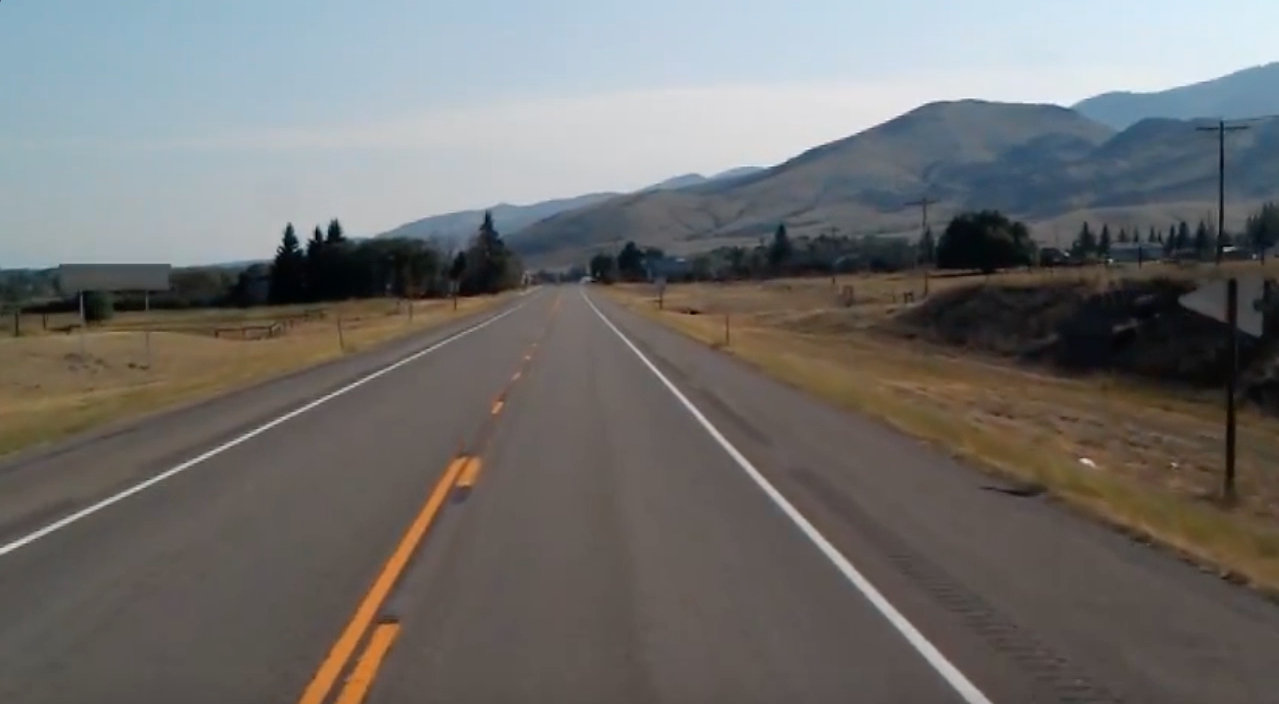
#> input picture Lanes/lane_1.jpg, 1279 x 704 px
$ jupyter execute RoadLaneDetection.ipynb
#> lines starting #> are read from the running program, lines starting #| are printed output that depends on the picture; after the words box and inside, x2 and y2 are one past the last pixel; in counts of white or black regions, pixels touching at a corner belong together
# Part II: Road Lane Detection Using Hough Transform

[cell 1]
import cv2
import matplotlib.pyplot as plt
import numpy as np

[cell 2]
def find_edges(img,th1,th2):
    grayscale = cv2.cvtColor(img,cv2.COLOR_RGB2GRAY)
    denoised = cv2.medianBlur(grayscale,5)
    canny = cv2.Canny(denoised,th1,th2)
    return canny

[cell 3]
def roi(img,bl=1,tl=0.5,br=(0.9,1),tr=(0.6,0.45)):
    height,width = img.shape[:2]
    roi_bottom_left = (0, height*bl)
    roi_top_left = (0, height * tl)
    roi_top_right = (width * tr[0], height * tr[1])
    roi_bottom_right = (width * br[0], height*br[1])

    vertices = np.array([[roi_bottom_left, roi_top_left, roi_top_right, roi_bottom_right]], dtype=np.int32)
    mask = np.zeros_like(img)
    cv2.fillPoly(mask, vertices, (255, 255, 255))
    roi_img = cv2.bitwise_and(img, mask)

    return roi_img,vertices

[cell 4]
def display(img_path,bl=1,tl=0.5,br=(0.9,1),tr=(0.6,0.45)):
    img = cv2.cvtColor(cv2.imread(img_path),cv2.COLOR_BGR2RGB)

    plt.figure(figsize=(25,10))
    plt.subplot(1,3,1)
    plt.imshow(img)
    plt.title('Original Image')

    canny = find_edges(img,100,170)
    plt.subplot(1,3,2)
    plt.imshow(canny, cmap='gray')
    plt.title('Canny Edge Detection')

    roi_img,poly = roi(canny,bl,tl,br,tr)
    plt.subplot(1,3,3)
    plt.imshow(roi_img, cmap='gray')
    plt.title('Region of Interest')
    plt.show()
    return img,roi_img,poly

[cell 5]
img1,roi_img1,poly1 = display('Lanes/lane_1.jpg')
#> in find_edges, `canny = cv2.Canny(denoised,th1,th2)`:
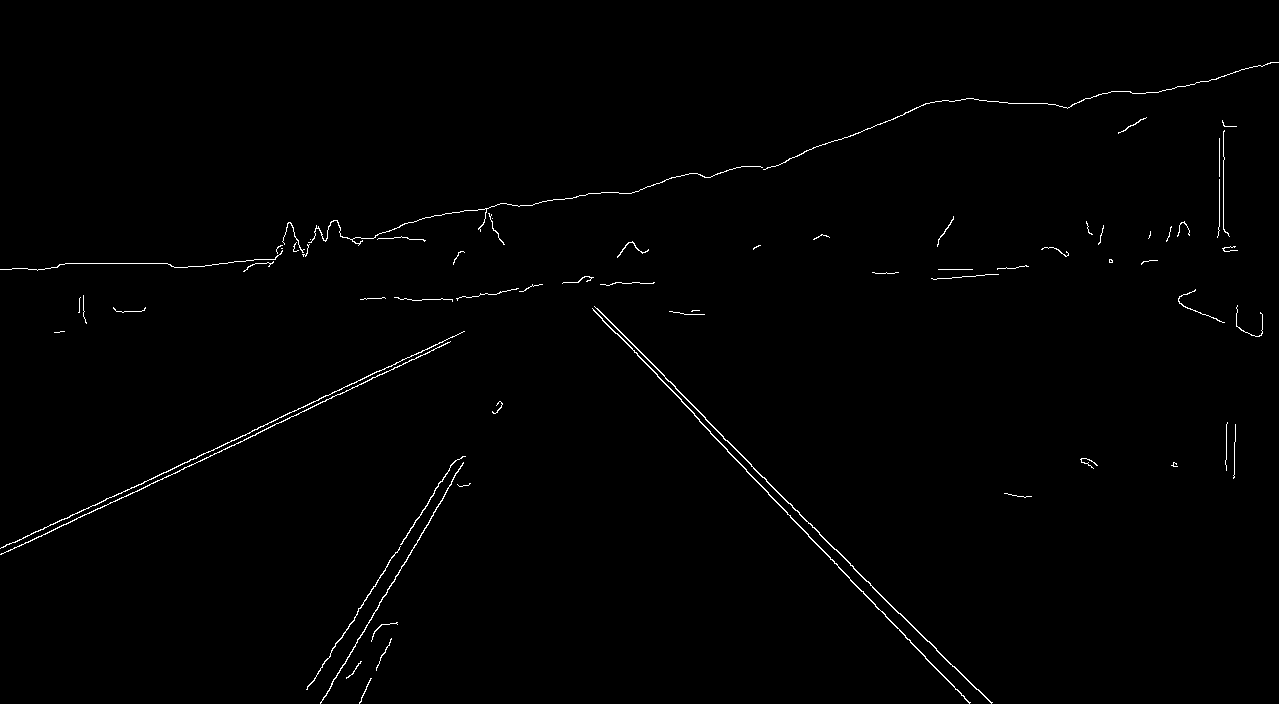
#> canny: shape (704, 1279); 0.79% white in thin lines or dots
#> in roi, `cv2.fillPoly(mask, vertices, (255, 255, 255))`: mask: shape (704, 1279); 39.8% white; 1 white region, box (x1, y1, x2, y2) and area: (0, 316, 1152, 704) 358656
#> in roi, `roi_img = cv2.bitwise_and(img, mask)`: roi_img: shape (704, 1279); 0.41% white in thin lines or dots, all inside (x1, y1, x2, y2) = (0, 323, 993, 704)
#> in display, `roi_img,poly = roi(canny,bl,tl,br,tr)`: poly = [[0, 704], [0, 352], [767, 316], [1151, 704]]
#> poly1 = [[0, 704], [0, 352], [767, 316], [1151, 704]]

[cell 6]
def non_max_suppression(rhos,thetas,H, rho_tolerance, theta_tolerance):
    retained_rhos=[]
    retained_thetas=[]
    point = np.unravel_index(np.argmax(H), H.shape)
    retained_rhos.append(point[0])
    retained_thetas.append(point[1])

    for rho,theta in zip(rhos[1:],thetas[1:]):
        if all(not np.isclose(rho, r, atol=rho_tolerance) or not np.isclose(theta, t, atol=theta_tolerance) for r, t in zip(retained_rhos,retained_thetas)):
            retained_thetas.append(theta)
            retained_rhos.append(rho)

    return retained_rhos,retained_thetas

[cell 7]
def hough(img, threshold = 100):
    rhos =[]
    thetas = []
    max_rho = int((np.ceil(np.sqrt((img.shape[0])**2 + (img.shape[1])**2))))
    accumulator = np.zeros((max_rho, 180))
    edge_points = np.argwhere(img>150)

    for point in edge_points:
        for theta in range(0,180):
            theta_rad= np.radians(theta)
            rho = point[1]* np.cos(theta_rad) + point[0] * np.sin(theta_rad)
            rho = round((rho))
            accumulator[rho,theta] += 1

            if accumulator[rho,theta] >= threshold:
                rhos.append(rho)
                thetas.append(theta)

    return rhos, thetas, accumulator

[cell 8]
def detect_lanes(img, poly,rhos,thetas):
  mask_lines = np.zeros(img.shape, dtype="uint8")
  for i in range(len(rhos)):
      rho = rhos[i]
      theta = np.deg2rad(thetas[i])
      a = np.cos(theta)
      b = np.sin(theta)
      x0 = a*rho
      y0 = b*rho
      x1 = int(x0 + 1500*(-b))
      y1 = int(y0 + 1500*(a))
      x2 = int(x0 - 1500*(-b))
      y2 = int(y0 - 1500*(a))

      cv2.line(mask_lines,(x1,y1),(x2,y2),(0,255,0),3)

  mask = np.zeros_like(mask_lines)
  cv2.fillPoly(mask,poly,(255,255,255))
  masked_img=cv2.bitwise_and(mask_lines,mask)
  overlay = cv2.addWeighted(img, 1, masked_img, 1, 0)
  return overlay

[cell 9]
rhos,thetas,H = hough(roi_img1)
#> in hough, `edge_points = np.argwhere(img>150)`: edge_points = 3685 pairs, first value 323 to 703, second value 0 to 992
#> the loop in hough, `for point in edge_points:` made 3685 passes
#> point on passes 1 to 3: [323, 611], [323, 612], [324, 606]
#> after the loop in hough, `for point in edge_points:`:
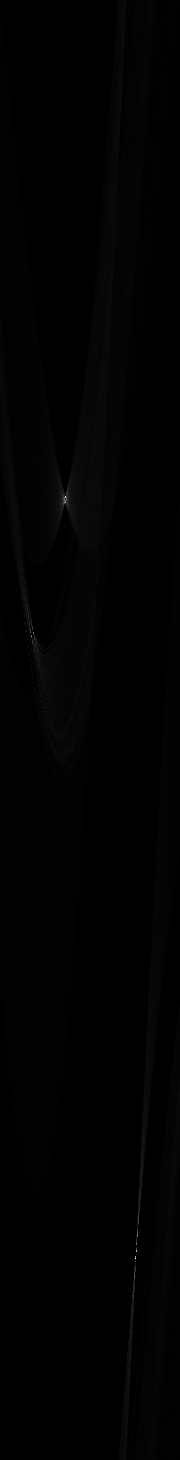
#> accumulator: shape (1460, 180) float64; min 0, max 349, mean 2.5; drawn with min black and max white
#> after the loop in hough, `for point in edge_points:`: rhos = 2398 values, max 636 at index 1521, min -239 at index 440, mean 147.9; thetas = 2398 values, max 138 at index 440, min 30 at index 1441, mean 97.92
output = detect_lanes(img1,poly1,rhos,thetas)
#> the loop in detect_lanes, `for i in range(len(rhos)):` made 2398 passes
#> (rho, theta, a, b, x0, y0, x1, y1) on passes 1 to 3: (-204, 2.36, -0.707, 0.707, 144.2, -144.2, -916, -1204), (-204, 2.36, -0.707, 0.707, 144.2, -144.2, -916, -1204), (-204, 2.36, -0.707, 0.707, 144.2, -144.2, -916, -1204)
ret_rhos,ret_thetas = non_max_suppression(rhos,thetas,H,60,20)
#> in non_max_suppression, `point = np.unravel_index(np.argmax(H), H.shape)`: point = (1258, 135)
#> the loop in non_max_suppression, `for rho,theta in zip(rhos[1:],thetas[1:]):` made 2397 passes
#> (rho, theta) on passes 1 to 3: (-204, 135), (-204, 135), (-204, 135)
#> after the loop in non_max_suppression, `for rho,theta in zip(rhos[1:],thetas[1:]):`: retained_rhos = [1258, -204, 496, 632]; retained_thetas = [135, 135, 65, 30]
#> ret_rhos = [1258, -204, 496, 632]; ret_thetas = [135, 135, 65, 30]
refined_output= detect_lanes(img1,poly1,ret_rhos,ret_thetas)
#> the loop in detect_lanes (call 2), `for i in range(len(rhos)):` made 4 passes
#> (rho, theta, a, b, x0, y0, x1, y1) on passes 1 to 4: (1258, 2.36, -0.707, 0.707, -889.5, 889.5, -1950, -171), (-204, 2.36, -0.707, 0.707, 144.2, -144.2, -916, -1204), (496, 1.13, 0.423, 0.906, 209.6, 449.5, -1149, 1083), (632, 0.524, 0.866, 0.5, 547.3, 316, -202, 1615)

[cell 10]
plt.figure(figsize=(20,8))
plt.subplot(1,2,1)
plt.imshow(output)
plt.title('Hough Lines')

plt.subplot(1,2,2)
plt.imshow(refined_output)
plt.title('Hough Lines with Non Max Suppression')

[cell 11]
img2,roi_img2,poly2=display('Lanes/lane_3.jpg',1,1,(0.9,1),(0.7,0.37))
#> call 2 of display, with img_path = 'Lanes/lane_3.jpg', bl = 1, tl = 1, br = (0.9, 1), tr = (0.7, 0.37)
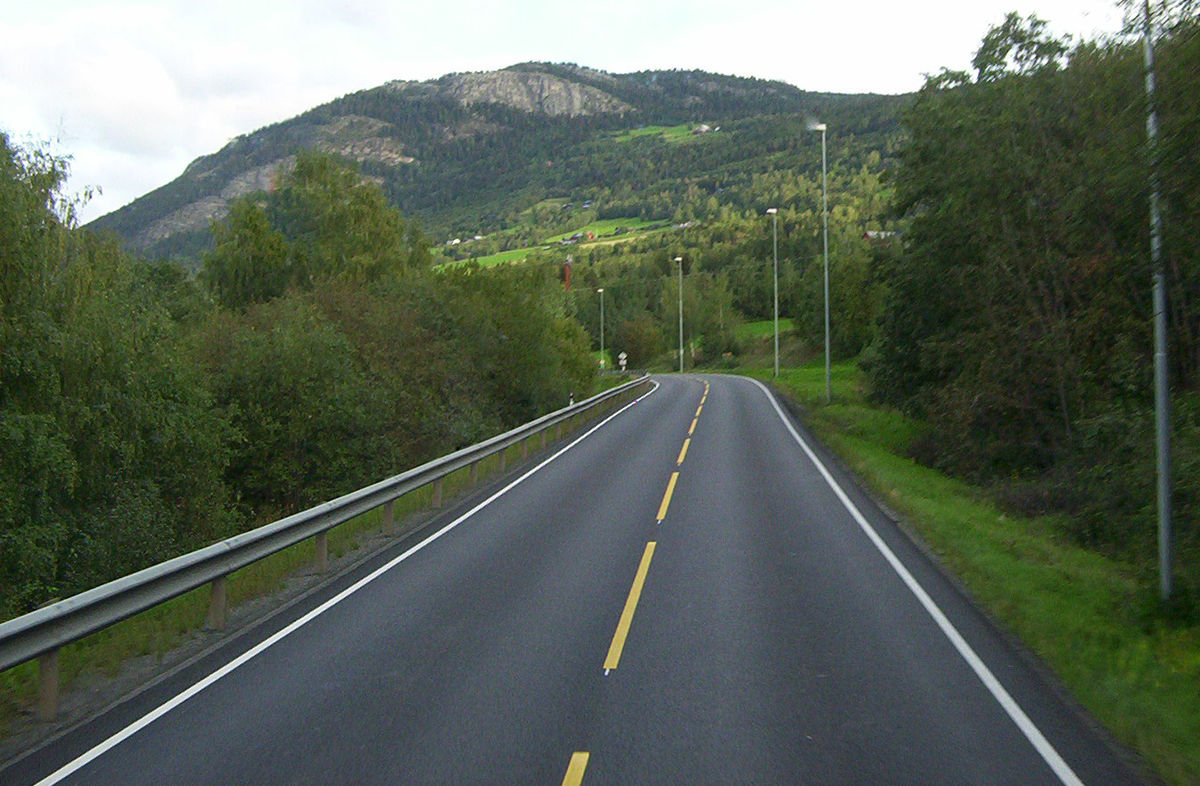
#> input picture Lanes/lane_3.jpg, 1200 x 786 px
#> in find_edges (call 2), `canny = cv2.Canny(denoised,th1,th2)`: canny: shape (786, 1200); 1.5% white in thin lines or dots
#> in roi (call 2), `cv2.fillPoly(mask, vertices, (255, 255, 255))`: mask: shape (786, 1200); 28.4% white; 1 white region, box (x1, y1, x2, y2) and area: (1, 290, 1081, 786) 268260
#> in roi (call 2), `roi_img = cv2.bitwise_and(img, mask)`: roi_img: shape (786, 1200); 0.42% white in thin lines or dots, all inside (x1, y1, x2, y2) = (34, 297, 1078, 786)
#> in display (call 2), `roi_img,poly = roi(canny,bl,tl,br,tr)`: poly = [[0, 786], [0, 786], [840, 290], [1080, 786]]
#> poly2 = [[0, 786], [0, 786], [840, 290], [1080, 786]]

[cell 12]
rhos,thetas,H = hough(roi_img2)
#> the loop in hough (call 2), `for point in edge_points:` made 3930 passes
#> point on passes 1 to 3: [297, 828], [298, 828], [299, 825]
#> rhos = 2645 values, max 794 at index 444, min -393 at index 1270, mean 220.6; thetas = 2645 values, max 144 at index 1, min 18 at index 371, mean 93.9
output2 = detect_lanes(img2,poly2,rhos,thetas)
#> the loop in detect_lanes (call 3), `for i in range(len(rhos)):` made 2645 passes
#> (rho, theta, a, b, x0, y0, x1, y1) on passes 1 to 2: (-377, 2.5, -0.799, 0.602, 301.1, -226.9, -601, -1424), (-387, 2.51, -0.809, 0.588, 313.1, -227.5, -568, -1440)
#> in detect_lanes (call 3), `overlay = cv2.addWeighted(img, 1, masked_img, 1, 0)`:
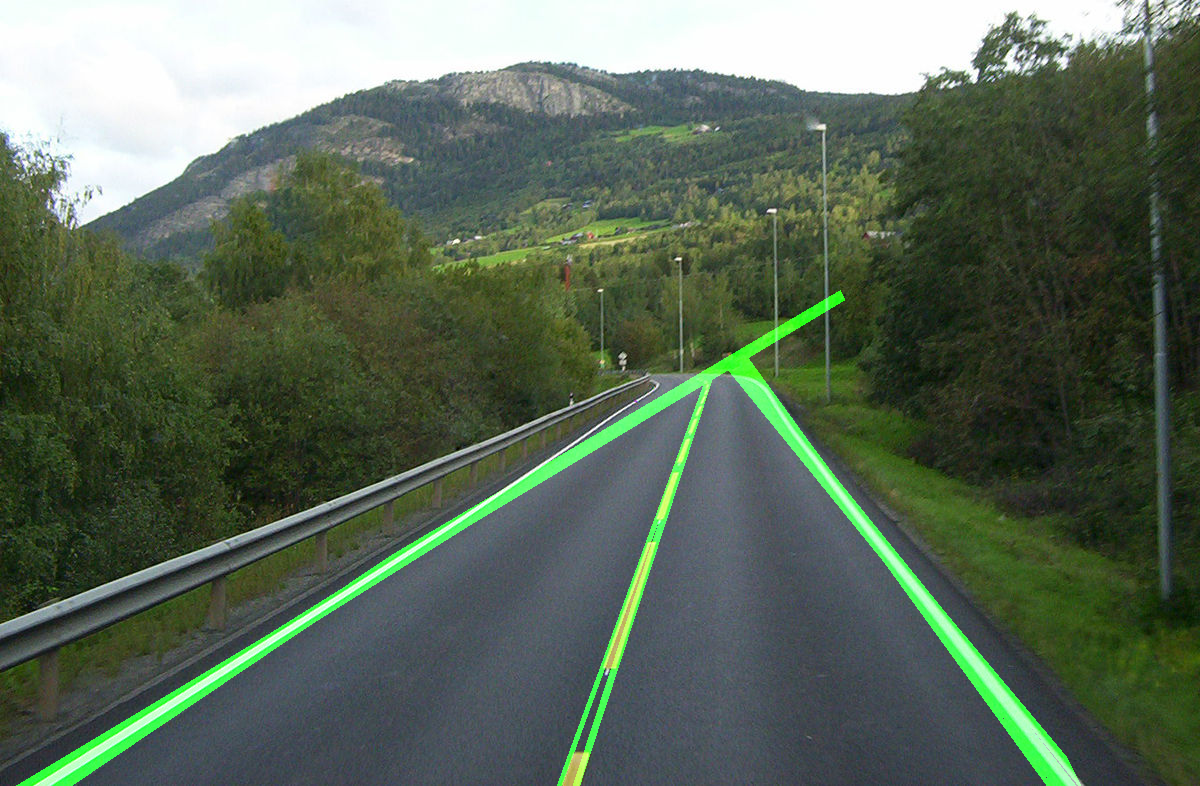
#> overlay: shape (786, 1200, 3); mean R, G, B 89.3, 104.2, 87
ret_rhos,ret_thetas = non_max_suppression(rhos,thetas,H,80,30)
#> the loop in non_max_suppression (call 2), `for rho,theta in zip(rhos[1:],thetas[1:]):` made 2644 passes
#> (rho, theta) on passes 1 to 3: (-387, 144), (-387, 144), (-377, 143)
refined_output2= detect_lanes(img2,poly2,ret_rhos,ret_thetas)
#> the loop in detect_lanes (call 4), `for i in range(len(rhos)):` made 3 passes
#> after the loop in detect_lanes (call 4), `for i in range(len(rhos)):`:
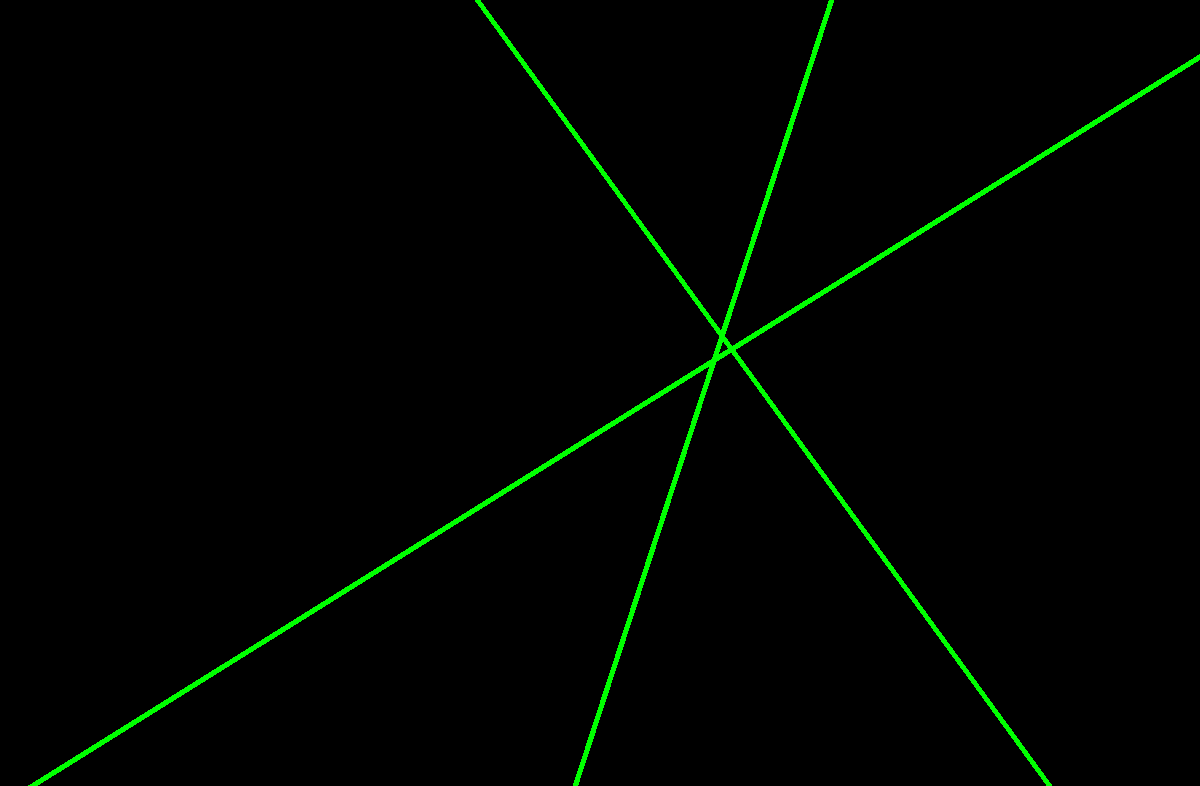
#> mask_lines: shape (786, 1200, 3); mean of channels 0, 1, 2 0, 4.3, 0; drawn as B, G, R
plt.figure(figsize=(20,8))
plt.subplot(1,2,1)
plt.imshow(output2)
plt.title('Hough Lines')

plt.subplot(1,2,2)
plt.imshow(refined_output2)
plt.title('Hough Lines with Non Max Suppression')
